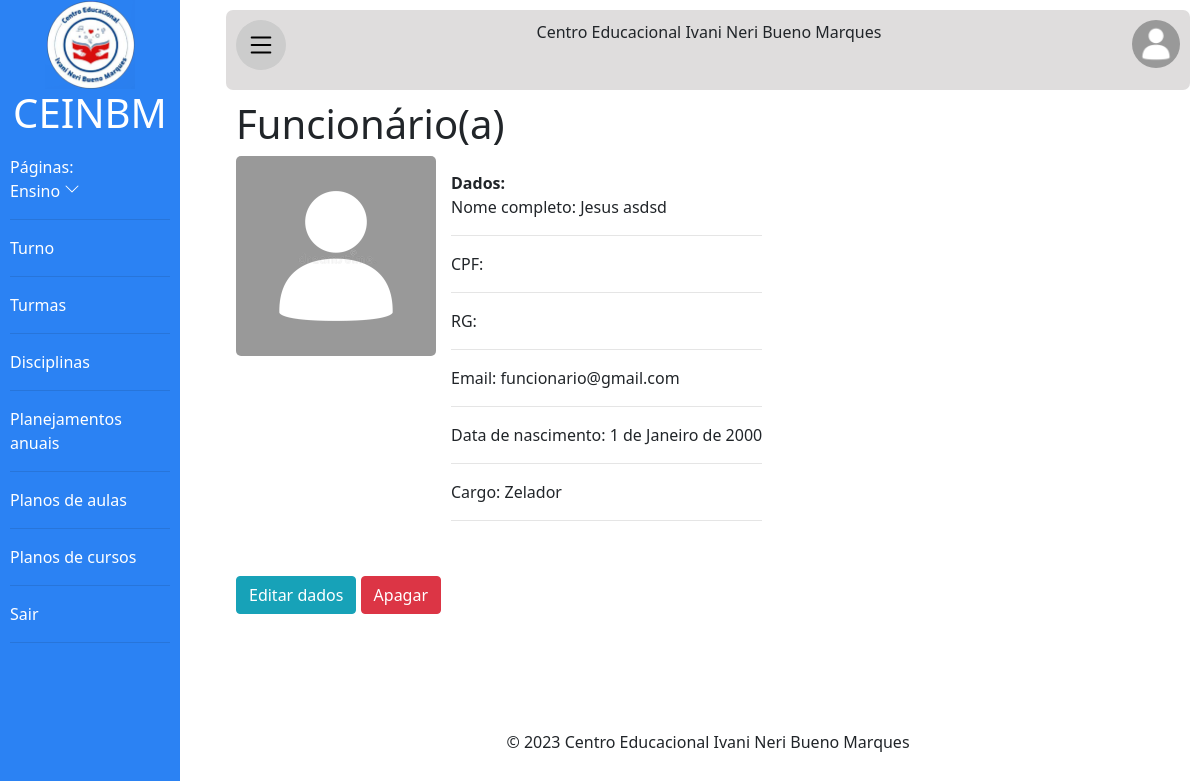
Screenshot of /ceinbm/detalhes/Funcionario/1 (signed in) with the database file from the repository.
### principal/models.py (models this page shows, shortened)
class Usuario(models.Model):
    texto_ajuda_senha = 'A senha deverá ter no mínimo 8 caracteres. Deverá ter números e letras.'
    generos = [
        ('Masculino', 'Masculino'),
        ('Feminino', 'Feminino'),
        ('Outro', 'Outro')
    ]
    user = models.OneToOneField(
        User, on_delete=models.CASCADE, blank=True, null=True)
    nome = models.CharField(max_length=50)
    sobrenome = models.CharField(max_length=100)
    genero = models.CharField(
        max_length=30, choices=generos, verbose_name='Gênero', default='Outro')
    email = models.EmailField()
    senha = models.CharField(max_length=128, help_text=texto_ajuda_senha)
    cpf = models.CharField(max_length=14, blank=True, verbose_name='CPF')
    rg = models.CharField(max_length=13, blank=True, verbose_name='RG')
    data_de_nascimento = models.DateField(
        blank=True, null=True, default='01/01/2000', verbose_name='Data de Nascimento')
    class Meta:
        abstract = True

class Funcionario(Usuario):
    cargo = models.CharField(max_length=100, verbose_name='Cargo')
    foto = models.ImageField(
        upload_to='fotos_funcionarios/', blank=True, verbose_name='Foto')

### detalhes/views.py (the view)
# urls.py: path('Funcionario/<int:id>',views.detalhes_funcionario,name='detalhes_funcionario'),
@login_required(login_url='login')
@has_permission_decorator(permission_name='ver_funcionario')
def detalhes_funcionario(request, id):
    funcionario = get_object_or_404(Funcionario, pk=id)
    return render(request, 'detalhes_funcionario.html', {'funcionario': funcionario})

### detalhes/templates/detalhes_funcionario.html (shortened to what this page needs)
{% extends 'baseoficial.html' %}
{% load static %}
{% load bootstrap4 %}
{% block section %}
<h1>Funcionário(a)</h1>
<div class="d-flex flex-wrap">
    <div>
        <div>
            {% if funcionario.foto %}
            <img id="mostrarfoto" src="{{funcionario.foto.url}}" alt="Foto do funcionario">
            {% else %}
            <img id="mostrarfoto" src="{% static 'img/avatars/comum.jpg' %}" alt="Foto de usuario padrão">
            {% endif %}
        </div>
    </div>
    <div id="informacoes">
        <div>
            <strong>Dados:</strong>
            <p>Nome completo: {{funcionario.user.get_full_name}}</p>
            <hr>
            <p>CPF: {{funcionario.cpf}}</p>
            <hr>
            <p>RG: {{funcionario.rg}}</p>
            <hr>
            <p>Email: {{funcionario.user.email}}</p>
            <hr>
            <p>Data de nascimento: {{funcionario.data_de_nascimento}}</p>
            <hr>
            <p>Cargo: {{funcionario.cargo}}</p>
            <hr>
        </div>
    </div>
</div>
<br>
{% if perms.auth.modificar_funcionario %}
<div>
    <a class="btn btn-info" href="{% url 'edt_funcionario' funcionario.id %}">Editar dados</a>
    {% if perms.auth.apagar_funcionario %}
    <a class="btn btn-danger" href="{% url 'del_funcionario' funcionario.id %}">Apagar</a>
    {% endif %}
</div>
{% endif %}
{% endblock %}

### templates/static/css/principal.css (style rules this page uses)
* { margin: 0; padding: 0; font-family: 'Segoe UI', Tahoma, Geneva, Verdana, sans-serif; }
body { background-color: rgb(240, 240, 240); min-width: 300px; }
#informacoes { width: 75%; padding: 15px; display: flex; flex-wrap: wrap; justify-content: space-between; }
#mostrarfoto { min-width: 200px; max-width: 200px; border-radius: 5px; }

### rows the page displays
Funcionario: user.get_full_name "Jesus asdsd", user.email "funcionario@gmail.com", data_de_nascimento "1 de Janeiro de 2000", cargo "Zelador"
